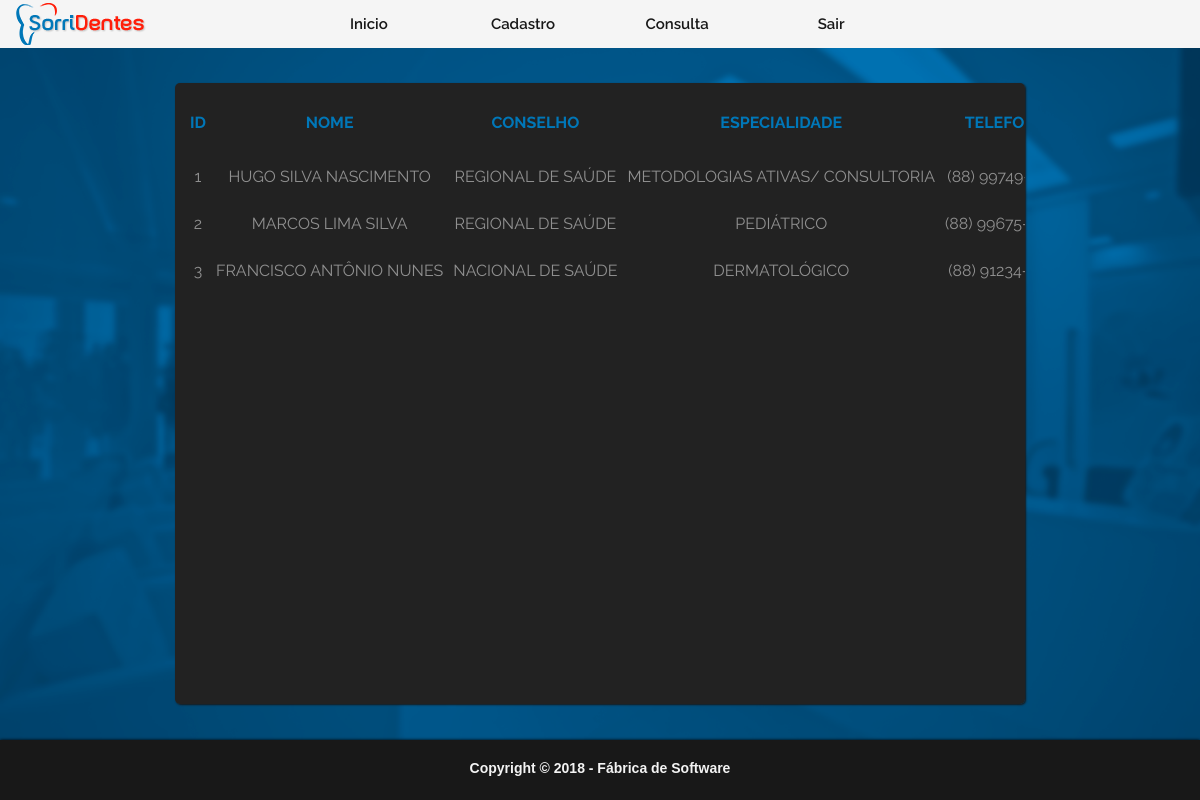
The app's page /Medico/TelaMedicoTable.php (signed in) with its own data.
### tables this page shows
CREATE TABLE MEDICO(
    IDMEDICO INT(11) PRIMARY KEY AUTO_INCREMENT,
    NOME VARCHAR(255) NOT NULL,
    TELEFONE VARCHAR(15) NOT NULL,
    EMAIL VARCHAR(255) NOT NULL UNIQUE,
    NASCIMENTO DATE NOT NULL,
    CONSELHO VARCHAR(255) NOT NULL,
    ESPECIALIDADE VARCHAR(255) NOT NULL,
    FUNCAO VARCHAR(255) NOT NULL,
    TIPOATENDIMENTO VARCHAR(255) NOT NULL
);

### BancoDeDados/Conexao_Banco_ClinicaSorridentes.php.inc (called while the page is built, shortened)
<?php
abstract class ConexaoDB {
    public $servidor = "localhost";
    public $usuario = "root";
    public $senha = "";
    public function conecta(){
    $this ->conexao = mysqli_connect($this->servidor,$this->usuario,$this->senha)
            or die ($this->trataErro(__FILE__,__FUNCTION__, mysqli_errno(), mysqli_error(), TRUE));
   }
}

### util/daoGenerico.php (called while the page is built, shortened)
<?php
require_once '../BancoDeDados/Conexao_Banco_ClinicaSorridentes.php.inc';
class daoGenerico extends ConexaoDB {
    public function retornaTudo($objeto){
       $sql = "SELECT * FROM ".$objeto->tabela;
       return $this->executaSQL($sql);
   }
   public function executaSQL($sql=null){
       if ($sql != null){
           $query = mysqli_query($this->conexao, $sql) or $this->trataErro(__FILE__,__FUNCTION__);
           $this->linhaAfetada = mysqli_affected_rows($this->conexao);
           if(substr(trim(strtolower($sql)),0,6)=='select'){
               $this->dataset = $query;
               return $query;
           }else{
               return $this->linhaAfetada;
           }
       }
   }
   public function retornaDados($tipo=null){
       switch(strtolower($tipo)){
           case "object":
               return mysqli_fetch_object($this->dataset);
               break;
       }
   }
}

### Medico/TelaMedicoTable.php (the view, shortened to what this page needs)
<?php
$medico = new Medico();
$medico->retornaTudo($medico);
?>
<html lang="pt-br">
    <head>
        <link rel="stylesheet" type="text/css" href="../css/style.css">
        <link rel="stylesheet" type="text/css" href="../css/tabela.css">
        <link rel="stylesheet" href="https://cdnjs.cloudflare.com/ajax/libs/font-awesome/4.7.0/css/font-awesome.min.css">
    </head>
    <body ondragstart="return false;">
        <header id="topo">
            <div id="right"><img src="../img/cct.png"></div>
            <nav class="menu" id="menu">
                <ul>
                    <li><a href="../Telas/Home.php">Inicio</a></li>
                    <li><a href="#">Cadastro</a>
                    </li>
                    <li><a href="#">Consulta</a>
                    </li>
                    <li><a href="../Login/Sair.php">Sair</a></li>
                </ul>
            </nav>
        </header>
        <div class="centro">
            <div class="conteudo">
                <table>
                    <thead>
                        <tr class="titulo-table">
                            <th class="column1">Id</th>
                            <th class="column2">Nome</th>
                            <th class="column3">Conselho</th>
                            <th class="column4">Especialidade</th>
                            <th class="column5">Telefone</th>
                        </tr>
                    </thead>
                    <tbody>
                        <?php while ($dado = $medico->retornaDados("object")) { ?>
                            <tr class="tabela">
                                <td> <?php echo $dado->IDMEDICO ?> </td>
                                <td class="up"> <?php echo $dado->NOME ?> </td>
                                <td class="up"> <?php echo $dado->CONSELHO ?> </td>
                                <td class="up"> <?php echo $dado->ESPECIALIDADE ?> </td>
                                <td> <?php echo $dado->TELEFONE ?> </td>
                            </tr>
                        </tbody>
                    <?php } ?>
                </table>
            </div>
        </div>
        <footer>
            <h1>Copyright &copy 2018 - Fábrica de Software</h1>
        </footer>
</html>

### css/style.css (style rules this page uses)
* { padding: 0; margin: 0; }
body,html { width: 100%; height: 100%; overflow-y: auto; overflow-x: hidden; background-image: url(../img/fundo.png); background-repeat: no-repeat; background-size: cover; background-attachment: fixed; }
#right { position: absolute; }
.menu { width: 100%; max-height: 48px; background: #f5f5f5; font-family: 'Raleway', sans-serif; z-index: 1; }
.menu ul { z-index: 1; list-style: none; position: relative; text-align: center; }
.menu ul li { width: 150px; display: inline-block; }
.menu a { padding: 15px; display: block; max-height: 48px; text-decoration: none; text-align: center; color: #181818; background: #f5f5f5; font-family: 'Raleway', sans-serif; font-weight: 600!important; font-size: 15px !important; }
footer { background: #181818; width: 100%; min-height: 60px; float: left; position:absolute; left: 0; bottom:0; box-shadow: 0 0 3px #000; }
footer h1 { font-family: 'Montserrat', sans-serif !important; font-size: 14px !important; color: #f3f3f3; text-align: center; margin-top: 20px; cursor: pointer; user-select: none; }
.up { text-transform: uppercase; }

### css/tabela.css (style rules this page uses)
.centro { position: relative; height: calc(100% - 110px); width: 100%; padding: 30px auto; box-sizing: border-box; }
.conteudo { position: absolute; top: 0; bottom: 0; left: 0; right: 0; margin: auto; text-align: center; font-family: 'Raleway', sans-serif !important; border-radius: 5px; background: #222222; color: #fff; box-shadow: 1px 1px 2px #181818; width: 850px; max-width: 90%; height: 90%; overflow-y: auto; line-height: 0; }
table { border-collapse: separate; border-spacing: 10px; }
.conteudo th { padding: 25px 0; }
.conteudo .titulo-table { color: #0077b8; text-transform: uppercase; white-space: nowrap; line-height: 0; }
.column1 { width: 10%; }
.column2 { width: 20%; }
.column3 { width: 22%; }
.column4 { width: 28%; }
.column5 { width: 20%; }
.conteudo table { border: 1px #181818; padding: 5px; margin: 0 auto; text-align: center; user-select: none; white-space: nowrap; }
.conteudo tr { color: #909090; }
.conteudo tr td { padding: 9px 0; }

### records on screen
medico: IDMEDICO "1", NOME "HUGO SILVA NASCIMENTO", CONSELHO "REGIONAL DE SAÚDE", ESPECIALIDADE "METODOLOGIAS ATIVAS/ CONSULTORIA", TELEFONE "(88)…"
medico: IDMEDICO "2", NOME "MARCOS LIMA SILVA", CONSELHO "REGIONAL DE SAÚDE", ESPECIALIDADE "PEDIÁTRICO", TELEFONE "(88)…"
medico: IDMEDICO "3", NOME "FRANCISCO ANTÔNIO NUNES", CONSELHO "NACIONAL DE SAÚDE", ESPECIALIDADE "DERMATOLÓGICO", TELEFONE "(88)…"
